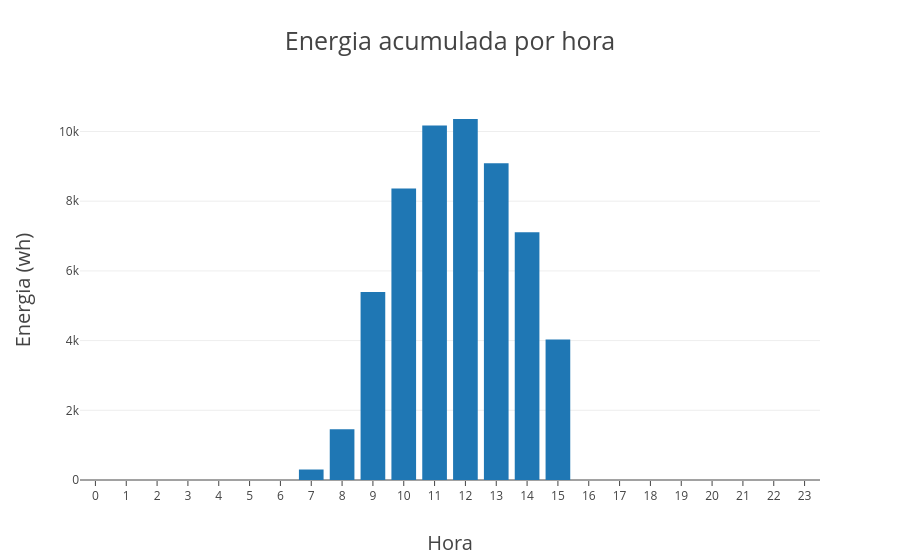

Notebook source saved alongside this figure:
### Code cell
trace = go.Bar(x=trace1['data'],y=trace1['energia'])
data = [trace]
layout = go.Layout(
    title='Energia acumulada por hora',titlefont=dict(size=25),
    xaxis=dict(title='Hora',
                titlefont=dict(size=20),
                ticks='outside',
                tick0=0,
                dtick=1,
                ticklen=5,
                tickwidth=1,
              ),
    yaxis=dict(title='Energia (wh)',titlefont=dict(size=20)))
iplot(go.Figure(data = [trace], layout=layout))

### Figure 1 — Plotly figure (JSON) as saved in the notebook; plotly's stock layout.template omitted (floating-point values rounded to 4 significant figures)
{"data": [{"type": "bar", "uid": "2e34473a-e183-11e9-be77-14dda982e0f7", "x": [0, 1, 2, 3, 4, 5, 6, 7, 8, 9, 10, 11, 12, 13, 14, 15, 16, 17, 18, 19, 20, 21, 22, 23], "y": [0, 0, 0, 0, 0, 0, 0, 301, 1457, 5392, 8365, 10176, 10359, 9090, 7110, 4030, 0, 0, 0, 0, 0, 0, 0, 0]}], "layout": {"title": "Energia acumulada por hora", "titlefont": {"size": 25}, "xaxis": {"dtick": 1, "tick0": 0, "ticklen": 5, "ticks": "outside", "tickwidth": 1, "title": "Hora", "titlefont": {"size": 20}}, "yaxis": {"title": "Energia (wh)", "titlefont": {"size": 20}}}}
